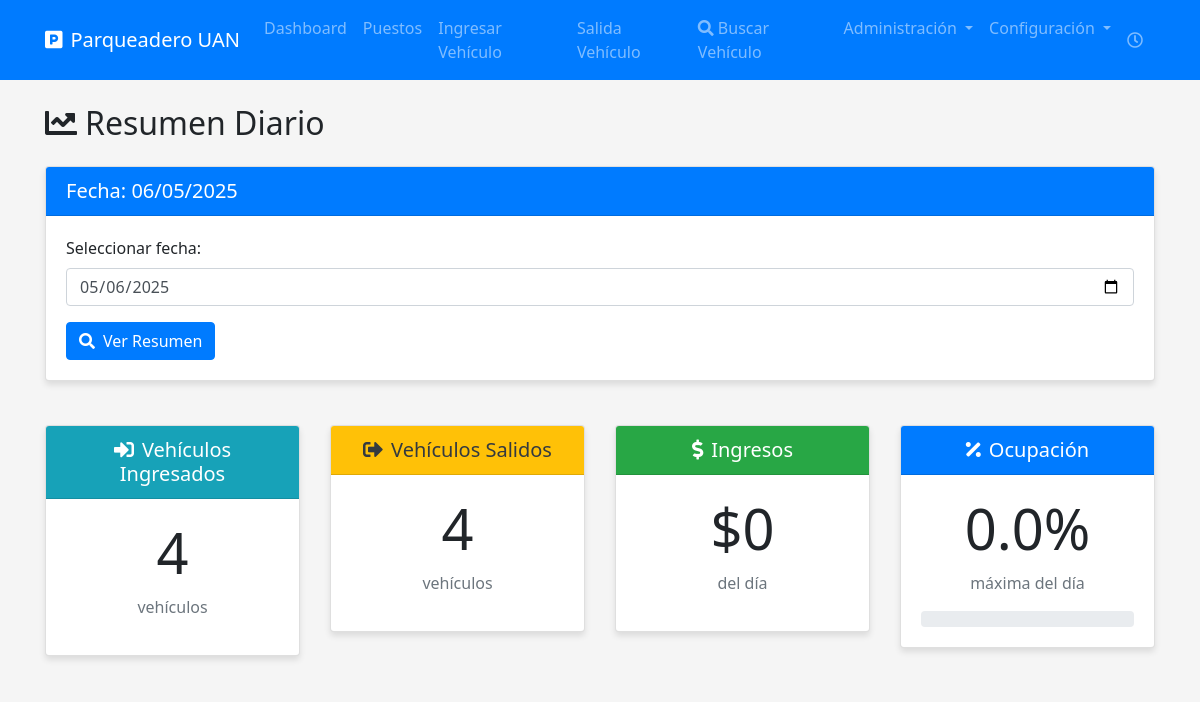
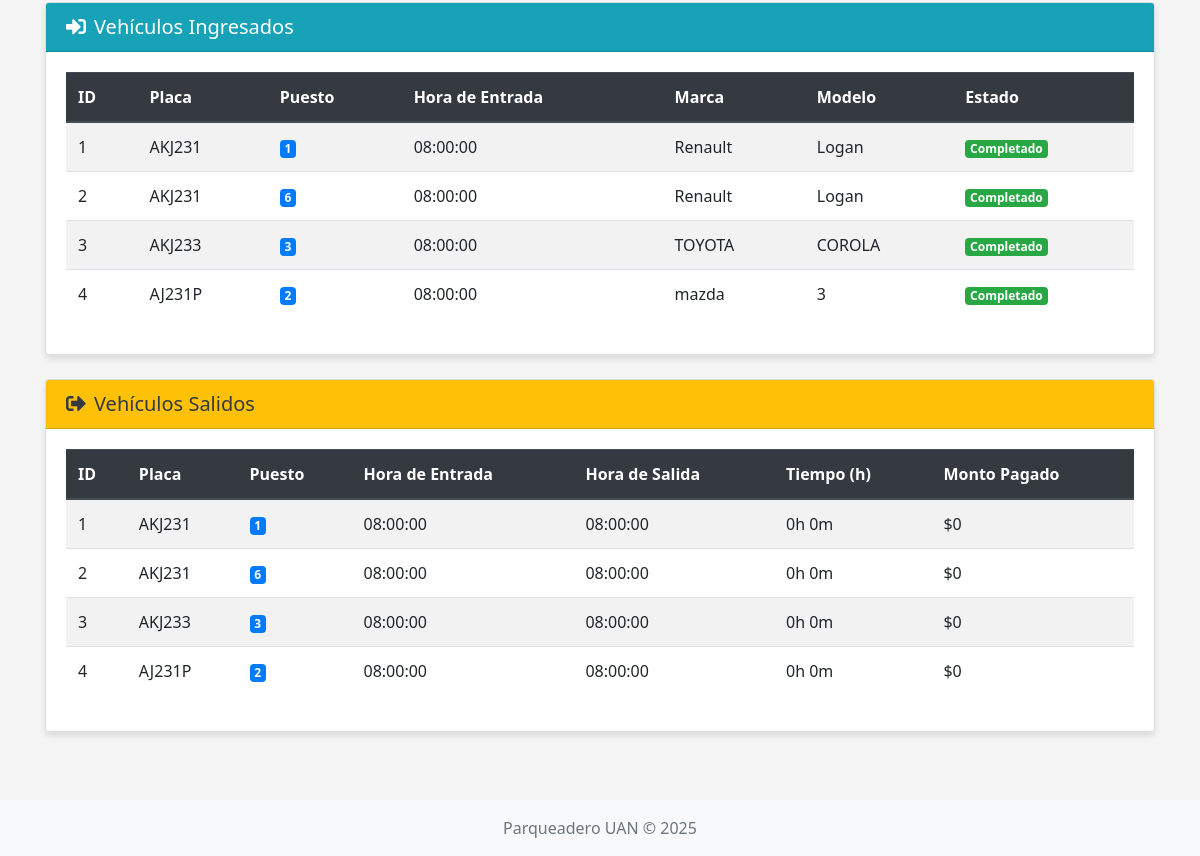
/resumen-diario, run on an earlier commit of the app's database (2 pictures, top to bottom).
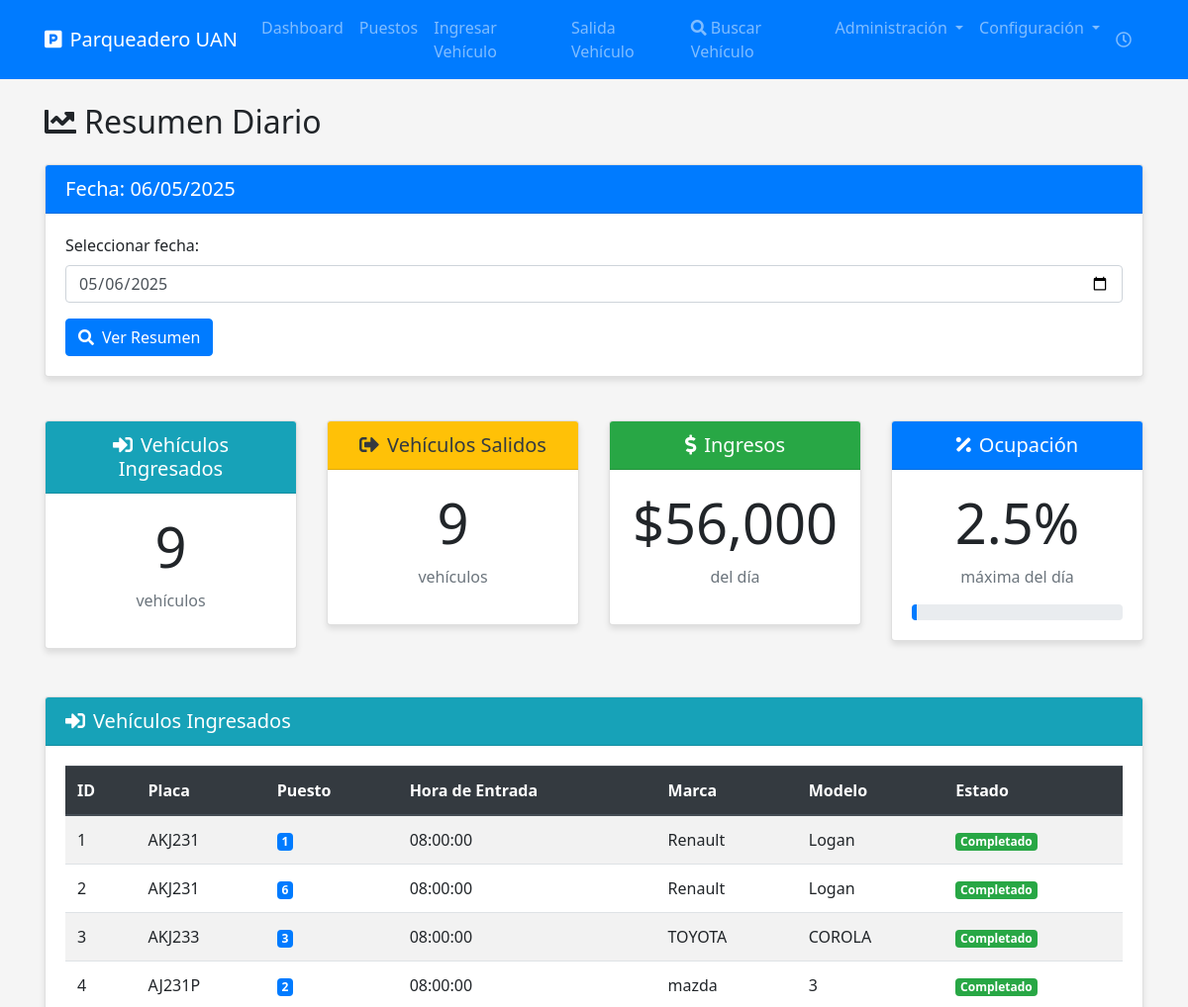
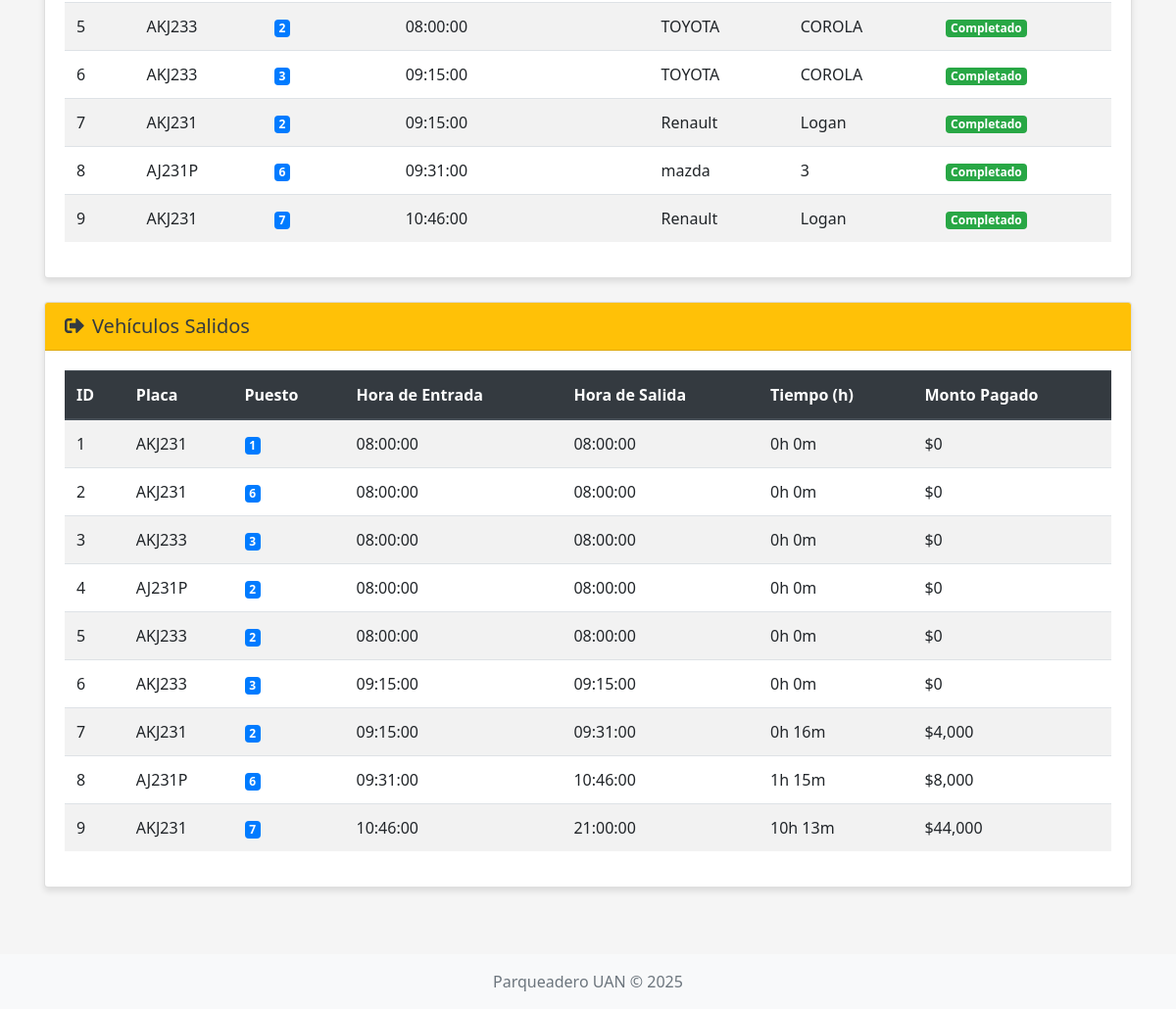
And on a later commit of the database (2 pictures, top to bottom).
### models.py (models this page shows, shortened)
class RegistroParqueo(Base):
    __tablename__ = "registro_parqueo"
    id_registro = Column(Integer, primary_key=True, autoincrement=True)
    placa = Column(String(10), ForeignKey("vehiculo.placa"), nullable=False)
    id_puesto = Column(Integer, ForeignKey("puesto.id_puesto"), nullable=False)
    hora_entrada = Column(DateTime, nullable=False)
    hora_salida = Column(DateTime, nullable=True)
    valor_tarifa_aplicada = Column(Float, nullable=False)
    total_pagado = Column(Float, nullable=True)
    id_tarifa = Column(Integer, ForeignKey("tarifa.id_tarifa"), nullable=False)
    puesto = relationship("Puesto", back_populates="registros")
    vehiculo = relationship("Vehiculo", back_populates="registros")
    tarifa = relationship("Tarifa", back_populates="registros")
    __table_args__ = (
        CheckConstraint('hora_entrada <= hora_salida OR hora_salida IS NULL', name='ck_horarios_parqueo'),
        CheckConstraint('time(hora_entrada) >= time("06:00:00") AND time(hora_entrada) <= time("21:00:00")', name='ck_hora_entrada'),
    )

class Vehiculo(Base):
    __tablename__ = "vehiculo"
    placa = Column(String(10), primary_key=True)
    marca = Column(String(50), nullable=True)
    modelo = Column(String(50), nullable=True)
    registros = relationship("RegistroParqueo", back_populates="vehiculo")

### routes.py (the view)
@routes.route('/resumen-diario', methods=['GET', 'POST'])
@auth.login_required
def resumen_diario():
    db = next(get_db())
    config = db.query(ConfiguracionParqueadero).first()
    fecha_actual = config.hora_actual.date()
    fecha_seleccionada = fecha_actual
    if request.method == 'POST' and request.form.get('fecha'):
        fecha_seleccionada = datetime.strptime(request.form.get('fecha'), '%Y-%m-%d').date()
    inicio_dia = datetime.combine(fecha_seleccionada, datetime.min.time())
    fin_dia = datetime.combine(fecha_seleccionada, datetime.max.time())
    vehiculos_ingresados = db.query(RegistroParqueo).join(Vehiculo).filter(
        RegistroParqueo.hora_entrada >= inicio_dia,
        RegistroParqueo.hora_entrada <= fin_dia
    ).order_by(RegistroParqueo.hora_entrada).all()
    vehiculos_salidos = db.query(RegistroParqueo).join(Vehiculo).filter(
        RegistroParqueo.hora_salida >= inicio_dia,
        RegistroParqueo.hora_salida <= fin_dia
    ).order_by(RegistroParqueo.hora_salida).all()
    total_ingresados = len(vehiculos_ingresados)
    total_salidos = len(vehiculos_salidos)
    ingresos_totales = db.query(func.sum(RegistroParqueo.total_pagado)).filter(
        RegistroParqueo.hora_salida >= inicio_dia,
        RegistroParqueo.hora_salida <= fin_dia
    ).scalar() or 0
    total_puestos = config.total_puestos
    max_ocupacion = 0
    for hora in range(6, 22):  # Horario de 6am a 9pm
        hora_punto = datetime.combine(fecha_seleccionada, datetime.min.time().replace(hour=hora))
        ocupacion = db.query(RegistroParqueo).filter(
            RegistroParqueo.hora_entrada <= hora_punto,
            or_(
                RegistroParqueo.hora_salida > hora_punto,
                RegistroParqueo.hora_salida == None
            )
        ).count()
        if ocupacion > max_ocupacion:
            max_ocupacion = ocupacion
    porcentaje_ocupacion = (max_ocupacion / total_puestos) * 100 if total_puestos > 0 else 0
    return render_template(
        'resumen_diario.html',
        fecha_actual=fecha_actual.strftime('%d/%m/%Y'),
        fecha_seleccionada=fecha_seleccionada.strftime('%Y-%m-%d'),
        vehiculos_ingresados=vehiculos_ingresados,
        vehiculos_salidos=vehiculos_salidos,
        total_ingresados=total_ingresados,
        total_salidos=total_salidos,
        ingresos_totales=ingresos_totales,
        porcentaje_ocupacion=porcentaje_ocupacion,
        config=config
    )

### models.py (called while the page is built)
def get_db():
    db = SessionLocal()
    try:
        yield db
    finally:
        db.close()

### templates/resumen_diario.html (shortened to what the changed rows need)
{% extends 'base.html' %}
{% block content %}
<h2 class="mb-4"><i class="fas fa-chart-line mr-2"></i>Resumen Diario</h2>
<div class="row">
    <div class="col-md-3">
        <div class="card mb-4 text-center">
            <div class="card-body">
                <h2 class="display-4">{{ total_ingresados }}</h2>
                <p class="text-muted">vehículos</p>
            </div>
        </div>
    </div>
    <div class="col-md-3">
        <div class="card mb-4 text-center">
            <div class="card-body">
                <h2 class="display-4">{{ total_salidos }}</h2>
                <p class="text-muted">vehículos</p>
            </div>
        </div>
    </div>
    <div class="col-md-3">
        <div class="card mb-4 text-center">
            <div class="card-body">
                <h2 class="display-4">${{ "{:,.0f}".format(ingresos_totales) }}</h2>
                <p class="text-muted">del día</p>
            </div>
        </div>
    </div>
    <div class="col-md-3">
        <div class="card mb-4 text-center">
            <div class="card-body">
                <h2 class="display-4">{{ porcentaje_ocupacion|round(1) }}%</h2>
                <p class="text-muted">máxima del día</p>
                <div class="progress">
                    <div class="progress-bar bg-primary" role="progressbar"
                         style="width: {{ porcentaje_ocupacion }}%"
                         aria-valuenow="{{ porcentaje_ocupacion }}"
                         aria-valuemin="0"
                         aria-valuemax="100">
                    </div>
                </div>
            </div>
        </div>
    </div>
</div>
<div class="card mt-4 mb-4">
    <div class="card-body">
        {% if vehiculos_ingresados %}
        <div class="table-responsive">
            <table class="table table-striped table-hover">
                <thead>
                    <tr>
                        <th>ID</th>
                        <th>Placa</th>
                        <th>Puesto</th>
                        <th>Hora de Entrada</th>
                        <th>Marca</th>
                        <th>Modelo</th>
                        <th>Estado</th>
                    </tr>
                </thead>
                <tbody>
                    {% for registro in vehiculos_ingresados %}
                    <tr>
                        <td>{{ registro.id_registro }}</td>
                        <td>{{ registro.placa }}</td>
                        <td><span class="badge badge-primary">{{ registro.id_puesto }}</span></td>
                        <td>{{ registro.hora_entrada.strftime('%H:%M:%S') }}</td>
                        <td>{{ registro.vehiculo.marca or 'N/A' }}</td>
                        <td>{{ registro.vehiculo.modelo or 'N/A' }}</td>
                        <td>
                            {% if registro.hora_salida %}
                            <span class="badge badge-success">Completado</span>
                            {% else %}
                            <span class="badge badge-warning">En parqueadero</span>
                            {% endif %}
                        </td>
                    </tr>
                    {% endfor %}
                </tbody>
            </table>
        </div>
        {% else %}
        <div class="alert alert-info">
            <i class="fas fa-info-circle mr-2"></i>No hay vehículos ingresados en esta fecha.
        </div>
        {% endif %}
    </div>
</div>
<div class="card mt-4">
    <div class="card-body">
        {% if vehiculos_salidos %}
        <div class="table-responsive">
            <table class="table table-striped table-hover">
                <thead>
                    <tr>
                        <th>ID</th>
                        <th>Placa</th>
                        <th>Puesto</th>
                        <th>Hora de Entrada</th>
                        <th>Hora de Salida</th>
                        <th>Tiempo (h)</th>
                        <th>Monto Pagado</th>
                    </tr>
                </thead>
                <tbody>
                    {% for registro in vehiculos_salidos %}
                    <tr>
                        <td>{{ registro.id_registro }}</td>
                        <td>{{ registro.placa }}</td>
                        <td><span class="badge badge-primary">{{ registro.id_puesto }}</span></td>
                        <td>{{ registro.hora_entrada.strftime('%H:%M:%S') }}</td>
                        <td>{{ registro.hora_salida.strftime('%H:%M:%S') }}</td>
                        <td>
                            {% set tiempo_estancia = (registro.hora_salida - registro.hora_entrada).total_seconds() / 3600 %}
                            {% set horas = (tiempo_estancia | int) %}
                            {% set minutos = ((tiempo_estancia % 1) * 60) | int %}
                            {{ horas }}h {{ minutos }}m
                        </td>
                        <td>${{ "{:,.0f}".format(registro.total_pagado) }}</td>
                    </tr>
                    {% endfor %}
                </tbody>
            </table>
        </div>
        {% else %}
        <div class="alert alert-info">
            <i class="fas fa-info-circle mr-2"></i>No hay vehículos que hayan salido en esta fecha.
        </div>
        {% endif %}
    </div>
</div>
{% endblock %}

What changed in the data, as far as the page shows it:
added RegistroParqueo: id_registro "5", placa "AKJ233", id_puesto "2", hora_entrada "08:00:00", vehiculo "TOYOTA", vehiculo "COROLA", shows "Completado", hora_salida "08:00:00", horas "0", minutos "0", total_pagado "0"
added RegistroParqueo: id_registro "6", placa "AKJ233", id_puesto "3", hora_entrada "09:15:00", vehiculo "TOYOTA", vehiculo "COROLA", shows "Completado", hora_salida "09:15:00", horas "0", minutos "0", total_pagado "0"
added RegistroParqueo: id_registro "7", placa "AKJ231", id_puesto "2", hora_entrada "09:15:00", vehiculo "Renault", vehiculo "Logan", shows "Completado", hora_salida "09:31:00", horas "0", minutos "16", total_pagado "4,000"
added RegistroParqueo: id_registro "8", placa "AJ231P", id_puesto "6", hora_entrada "09:31:00", vehiculo "mazda", vehiculo "3", shows "Completado", hora_salida "10:46:00", horas "1", minutos "15", total_pagado "8,000"
added RegistroParqueo: id_registro "9", placa "AKJ231", id_puesto "7", hora_entrada "10:46:00", vehiculo "Renault", vehiculo "Logan", shows "Completado", hora_salida "21:00:00", horas "10", minutos "13", total_pagado "44,000"
Also different on the page:
{{ total_ingresados }}: "4" → "9"
{{ total_salidos }}: "4" → "9"
{{ "{:,.0f}".format(ingresos_totales) }}: "0" → "56,000"
{{ porcentaje_ocupacion|round(1) }}: "0.0" → "2.5"
